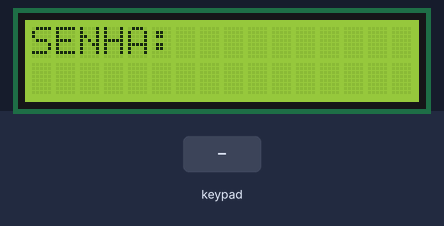
Bench run of a sketch on a simulated Arduino Uno, built with avr-gcc and run on an emulated ATmega328P. On the bench: 16×2 character LCD. Inputs (shaded band) come from the test bench. What the sketch prints to the serial monitor is not drawn.

Above: at 1.2 s.
1.3 s: keypad keys * * * # pressed 0.4 s apart
At 2.8 s:
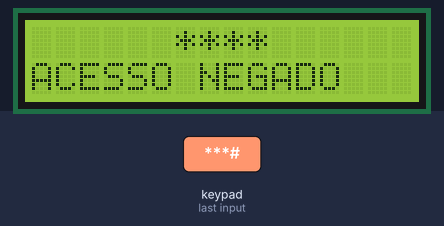
5.0 s: keypad keys A B C 0 pressed 0.4 s apart
At 7.0 s:
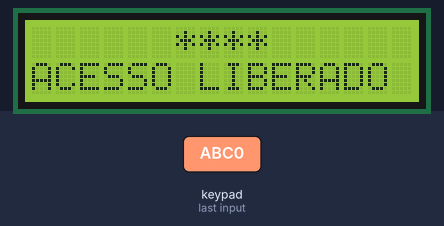
8.7 s: key '1' pressed
At 9.9 s:
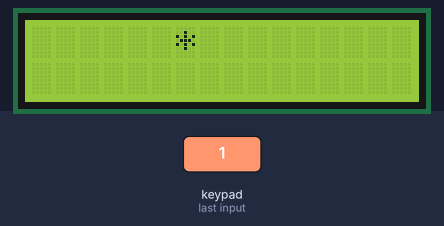
10.2 s: key '2' pressed
At 11.1 s:
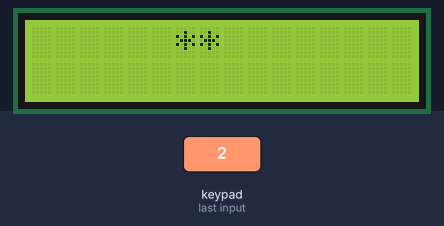
Timing chart, 0 to 12.7 s (numbered marks = the images above; inputs shaded):
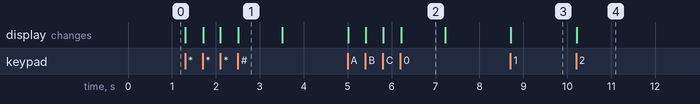

Measured:
- after the input at 1.3 s, the display: first changes at once (image 1 shows a later state)
- after the input at 5.0 s, the display: first changes at once (image 2 shows a later state)
- after the input at 8.7 s, the display: changes at once (image 3)
- after the input at 10.2 s, the display: changes at once (image 4)
- what the display in image 1 shows lasts 1.0 s, from 2.5 s to 3.5 s

The sketch:

keypad_com_senha.ino
```cpp
#include <Keypad.h>
// biblioteca do teclado matricial
#include <LiquidCrystal.h>
// biblioteca do display LCD

LiquidCrystal lcd(9,8,10,11,12,13); // RS, E, DB4, DB5, DB6, DB7

const byte linhas = 4;
const byte colunas = 4;
byte linhaPino[linhas] = {7,6,5,4};
byte colunaPino[colunas] = {3,2,A0,A1};
String senha_digitada = ""; // armazena a sequência de teclas digitadas

char teclado[linhas][colunas] = {
{'1','2','3','A'},
{'4','5','6','B'},
{'7','8','9','C'},
{'*','0','#','D'}
};

Keypad mapeamento = Keypad(makeKeymap(teclado), linhaPino, colunaPino, linhas, colunas);

int numero_digitado = 0; // acompanha o número de teclas digitadas

void setup()
{
 Serial.begin(9600); // início da comunicação serial
 lcd.begin(16,2); // início do display LCD que tem 16 colunas e 2 linhas
}

void loop()
{
  char senha = mapeamento.getKey(); // verifica se uma tecla foi pressionada

  if(numero_digitado == 0) {
    lcd.setCursor(0,0); // faz "SENHA" aparecer na primeira linha do display
    lcd.print("SENHA: ");
  }


  if(senha){ // "se uma tecla for acionada"
    senha_digitada = senha_digitada + senha; // armazena a sequência de dígitos da senha
    numero_digitado = ++numero_digitado; // quantidade de vezes que a tecla foi clicada
    lcd.clear(); // limpa o conteúdo do display LCD
    lcd.setCursor(6,0);

    switch(numero_digitado) { // exibe asteriscos no LCD com base no valor atual de numeros digitados
      case 1:
        lcd.print("*");
        break;

      case 2:
        lcd.print("**");
        break;

      case 3:
        lcd.print("***");
        break;

      case 4:
      	lcd.print("****");

        if(senha_digitada == "ABC0"){
          lcd.setCursor(0,1); // faz a permissão ou não de acesso aparecer na segunda linha do display
          lcd.print("ACESSO LIBERADO");
          delay(1000);
          lcd.clear();
          lcd.print("SENHA: ");
        }

        else {
          lcd.setCursor(0,1);
          lcd.print("ACESSO NEGADO");
          delay(1000);
          lcd.clear();
          lcd.print("SENHA: ");
        }

        delay(1000);
        numero_digitado = 0;
// aqui o programa está reiniciando a contagem para uma nova tentativa de digitação da senha,
// ou seja, a cada vez que 1 quarteto de senha é digitada, ele reinicia na contagem 0 no motor serial
        senha_digitada = "";
// ao atribuir a string vazia, o programa limpa qualquer valor anteriormente armazenado nessa variável
        Serial.println(numero_digitado);
        break;
      }
    }
}
```
